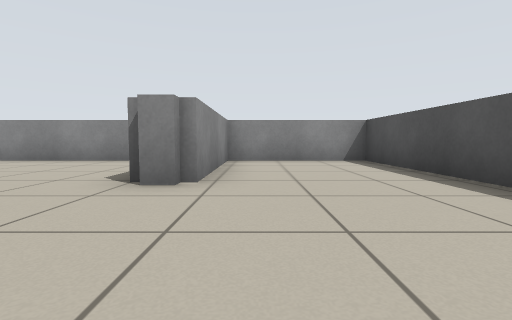
view 1 (above)

24 first-person views from a walk through a robot-simulator world made for Stage. The camera is 0.5 m above the floor, tilts 4° down and sees 85° across. The lines on the ground mark 1 m squares. The floor is counted in squares, 1 m on a side. Each view is taken from the middle of a square. On the plan, view 1 faces up. The plan holds only what a view shows up to about 9 squares ahead; the rest is blank. The place goes on beyond the plan. The robots in the file are not drawn.

view 2
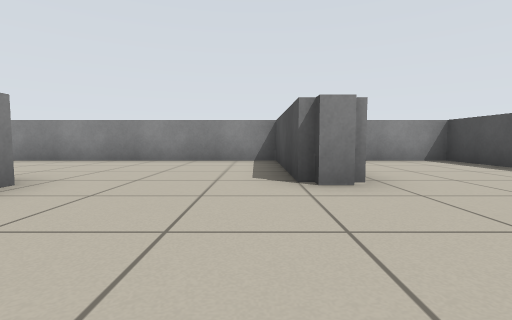

view 3
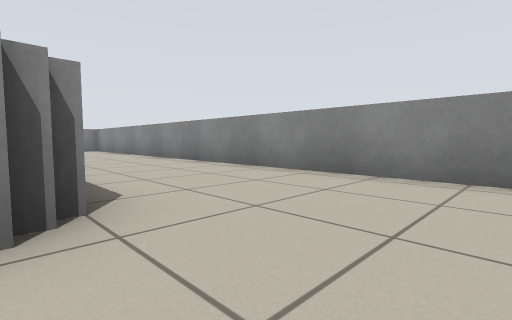

view 4
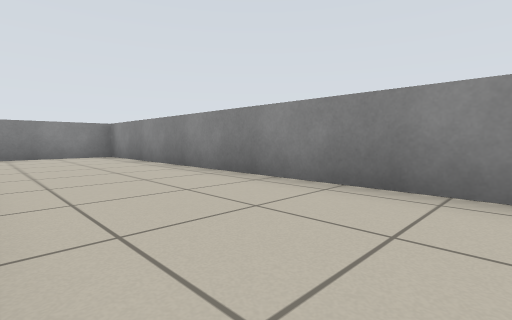

view 5
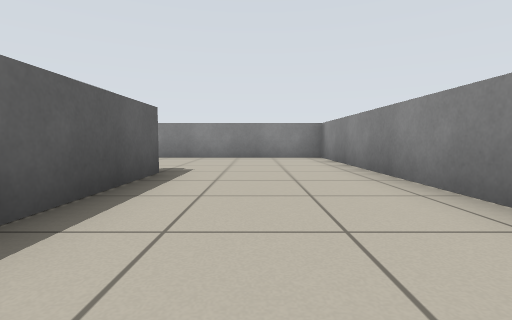

view 6
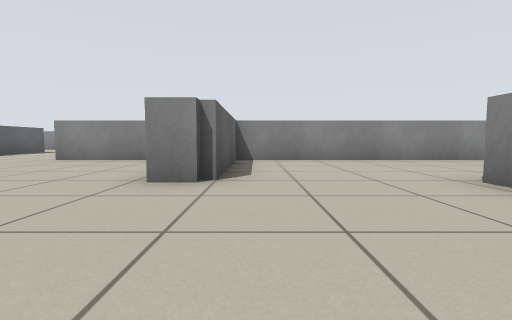

view 7
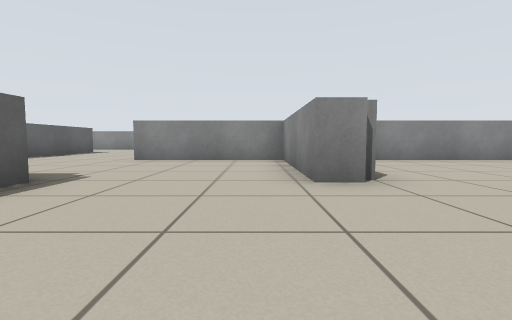

view 8
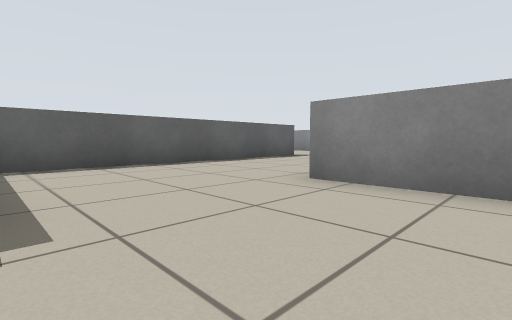

view 9
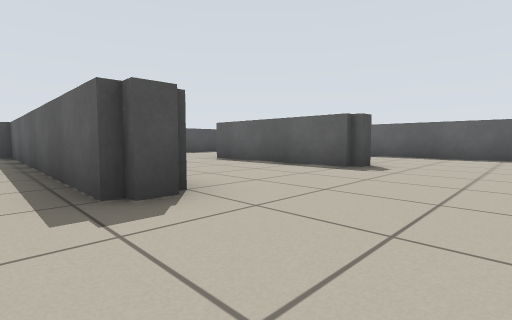

view 10
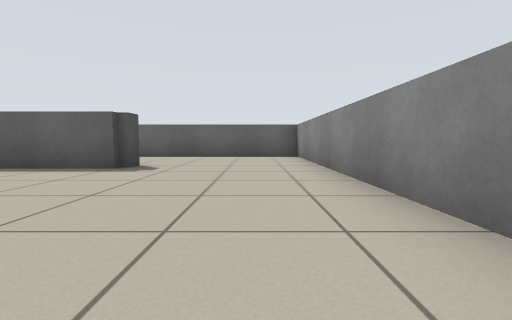

view 11
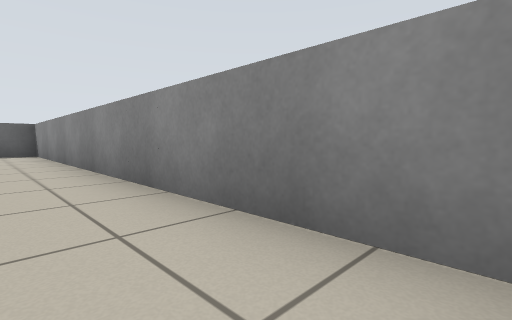

view 12
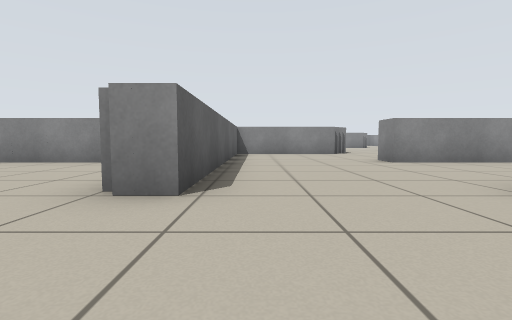

view 13
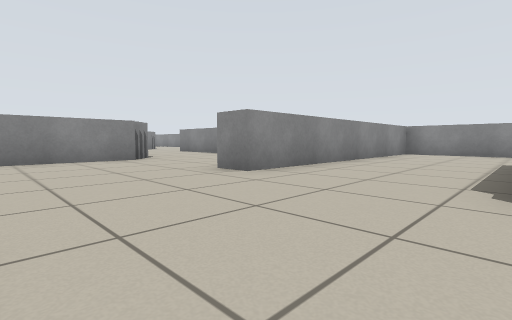

view 14
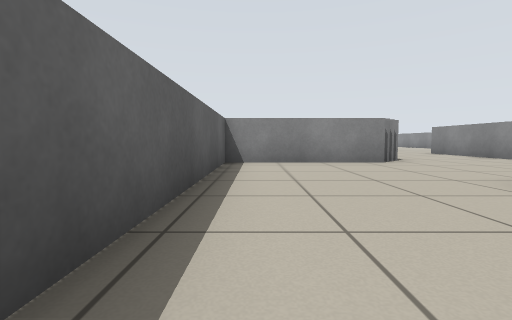

view 15
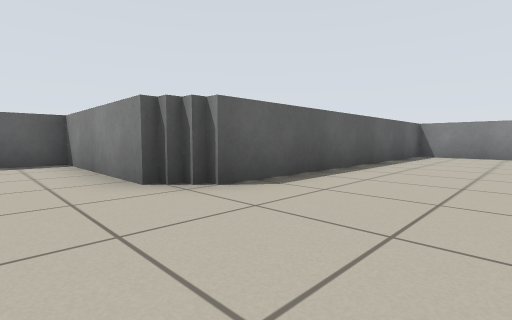

view 16
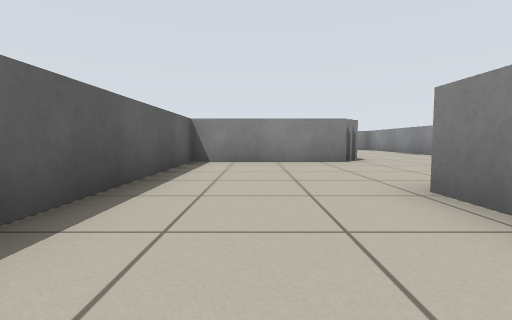

view 17
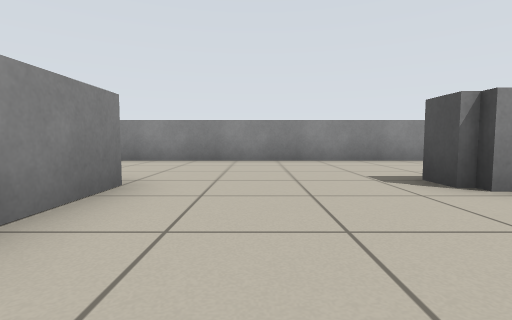

view 18
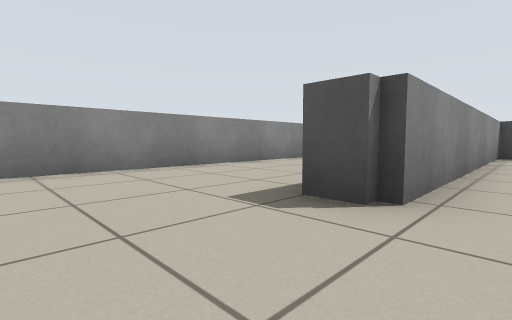

view 19
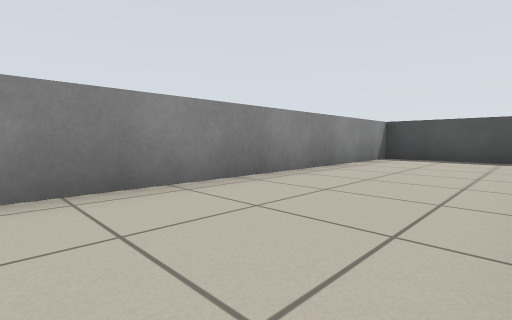

view 20
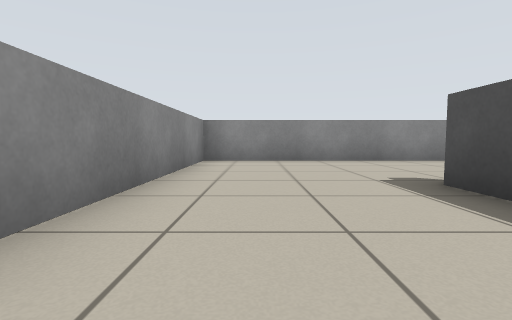

view 21
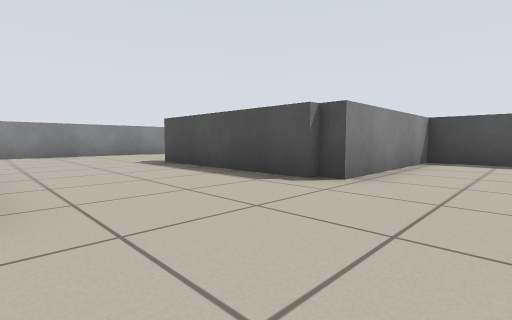

view 22
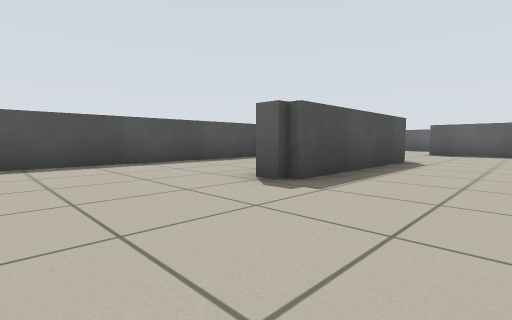

view 23
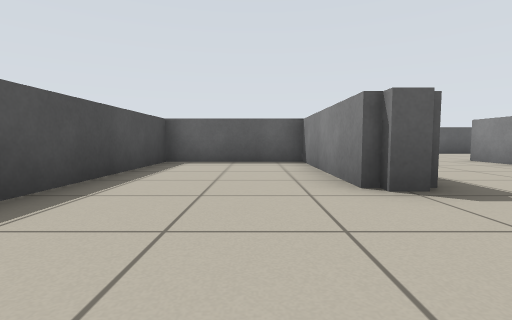

view 24
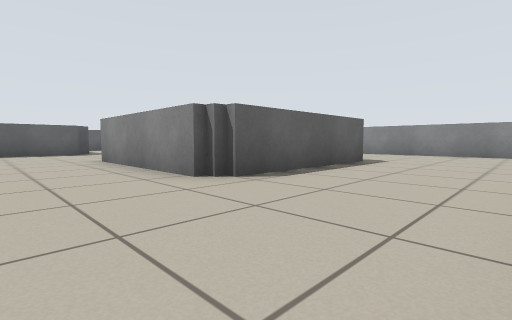

### Floor plan
Key: @ floor where view 1 was taken; # wall or solid block; . floor; = window, fence, low wall or low ledge.
Columns run from 39 left of view 1 to 3 right of it. Each row starts with its distance up from view 1.
  7 ###########################################
  6 .............#.......==...............#...#
  5 .............#.......==...............#...#
  4 .............#.......==...............#...#
  3  #...=########...==..==...###     #...=...#
  2  #...........#...==..==.....       .......
  1  #...........#...==..==......       .....
  0  #...........#...==..==.......       . @
 -1  #########...=....########...
 -2          #...........==.......
 -3          #...........==......
 -4          #........... =.....
 -5           ########..  =...#
 -6              #............
 -7              #............
 -8              #............#
 -9              #....#########
-10              #...........
-11              #...........
-12              #...........
-13              #....####...
-14              #....    =..
-15              #.....   =..
-16              #.....   =..
-17              #######  =..
-18                       ...
-19                       ...
-20                       ..
-21                       ==

Positions as (right, up) in squares from view 1, and headings:
1: (0, 0), facing up
2: (-2, 0), facing up
3: (-3, 3), facing up-left
4: (-8, 4), facing up-left
5: (-9, 5), facing left
6: (-10, 0), facing left
7: (-10, -2), facing left
8: (-14, -3), facing down-left
9: (-24, -8), facing down-right
10: (-24, -8), facing down
11: (-24, -6), facing down-left
12: (-19, -4), facing left
13: (-22, -4), facing up-left
14: (-23, -4), facing left
15: (-28, 2), facing down-left
16: (-31, 1), facing left
17: (-36, 0), facing up
18: (-36, 2), facing up-right
19: (-34, 4), facing up-right
20: (-24, 0), facing up
21: (-25, -3), facing up-right
22: (-24, 6), facing down-right
23: (-20, 6), facing down
24: (-15, -10), facing down-left
